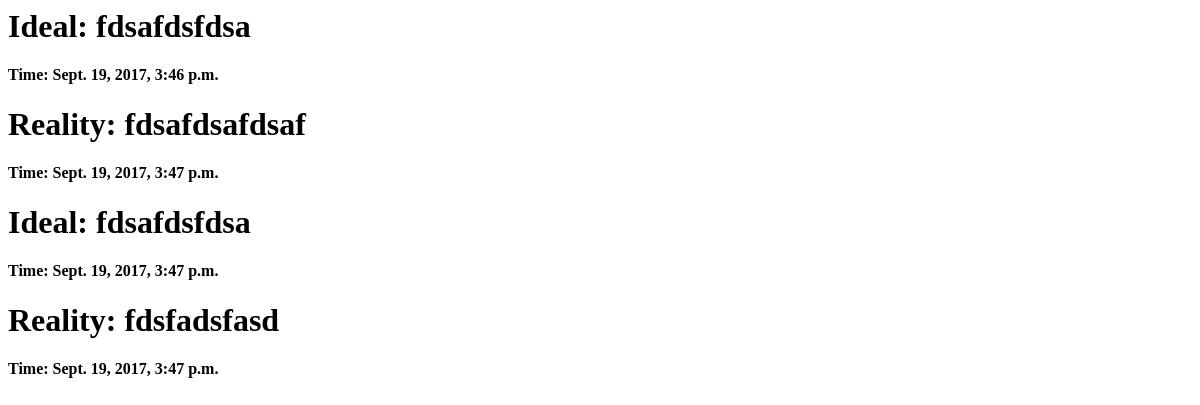
The app's page /ideal&reality/, older data.
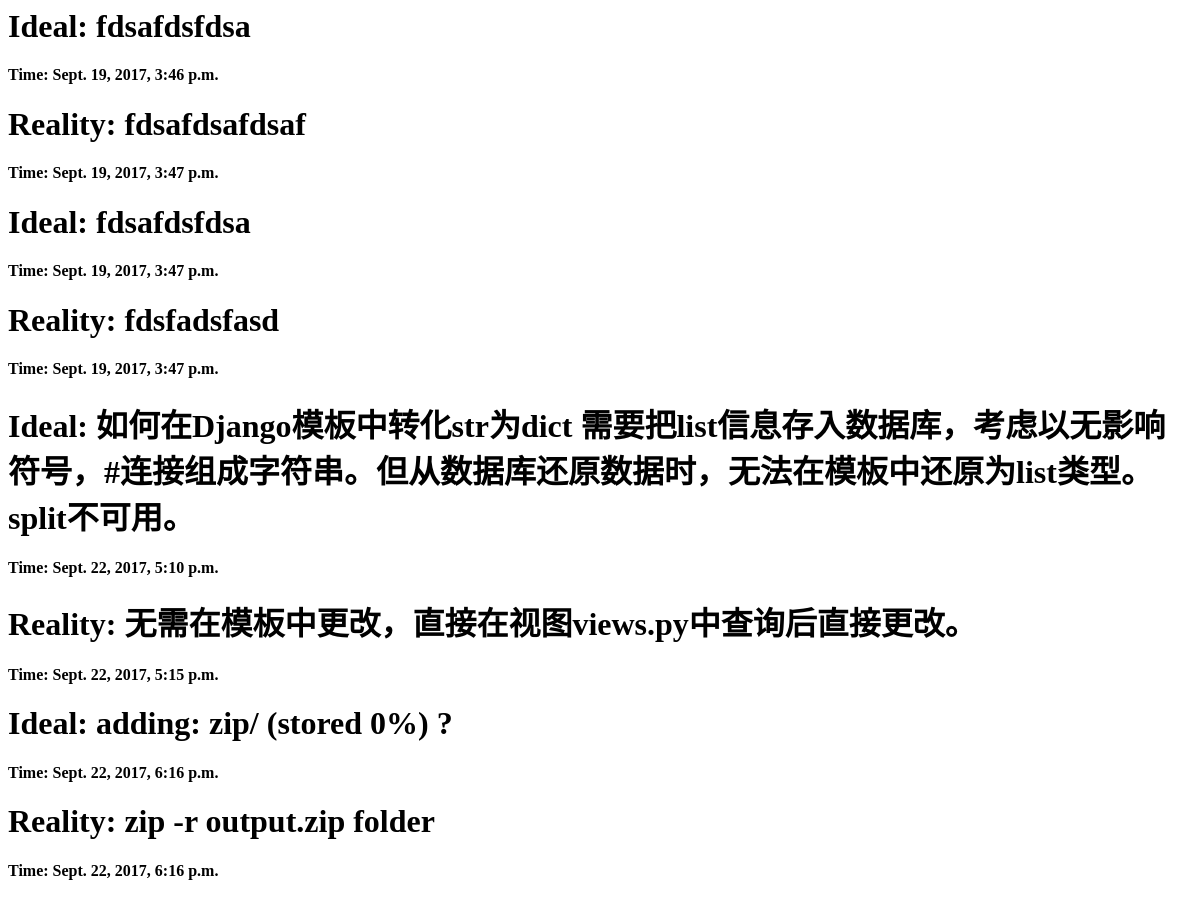
The same page, newer data.
### blog/models.py (models this page shows)
class Ideal_Reality(models.Model):
	ideal = models.TextField()
	ideal_timestamp = models.DateTimeField()
	reality = models.TextField()
	reality_timestamp = models.DateTimeField()

### blog/views.py (the view)
# urls.py: url(r'^ideal&reality/$',ideal_reality),
def ideal_reality(request):
	ideal_reality_list = Ideal_Reality.objects.all()
	return render_to_response('ideal_reality.html',{'ideal_reality_list' : ideal_reality_list})

### blog/templates/ideal_reality.html
{% for ideal_reality in ideal_reality_list %}
<h1>Ideal: {{ ideal_reality.ideal }}</h1>
<h4>Time: {{ ideal_reality.ideal_timestamp }}</h4>
<h1>Reality: {{ ideal_reality.reality }}</h1>
<h4>Time: {{ ideal_reality.reality_timestamp }}</h4>
{% endfor %}

Row changes from the older to the newer data that the page shows:
added Ideal_Reality: ideal "如何在Django模板中转化str为dict 需要把list信息存入数据库，考虑以无影响符号，#连接组成字符串。但从数据库还原数据时，无法在模板中还原为list类型。split不可用。", ideal_timestamp "Sept. 22, 2017, 5:10 p.m.", reality "无需在模板中更改，直接在视图views.py中查询后直接更改。", reality_timestamp "Sept. 22, 2017, 5:15 p.m."
added Ideal_Reality: ideal "adding: zip/ (stored 0%) ?", ideal_timestamp "Sept. 22, 2017, 6:16 p.m.", reality "zip -r output.zip folder", reality_timestamp "Sept. 22, 2017, 6:16 p.m."
